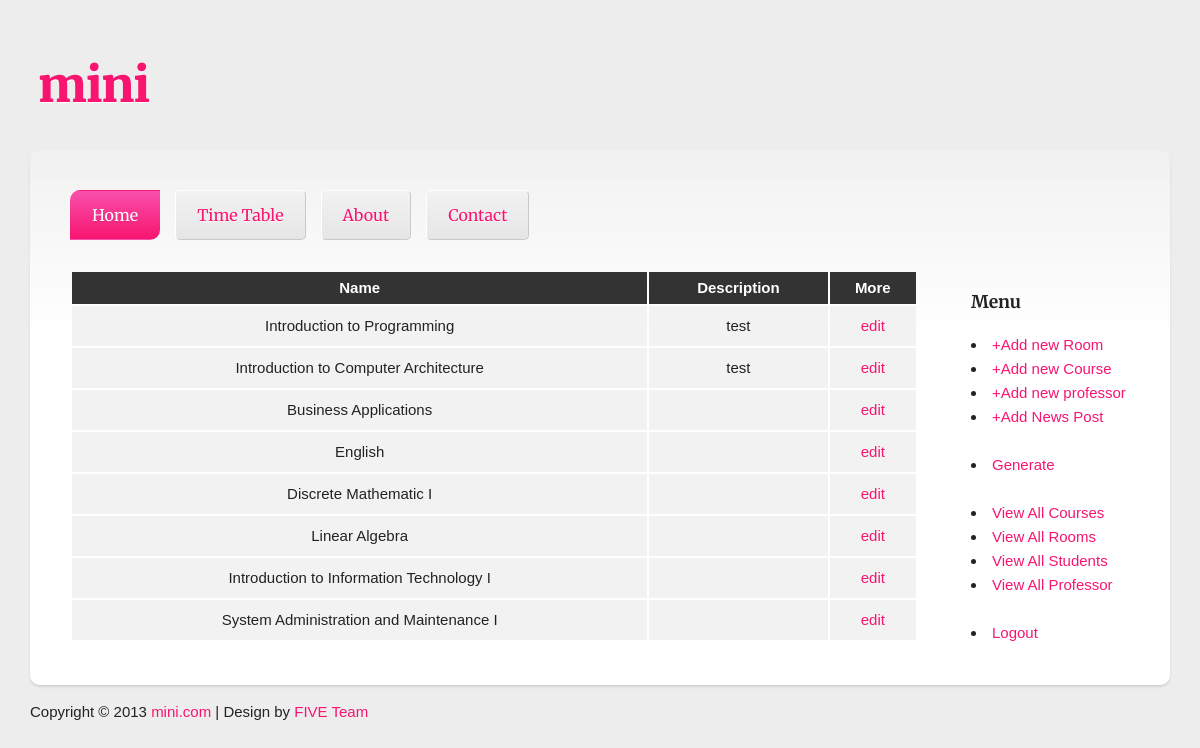
The page /View.php?id=1 on the database its author committed.
### tables this page shows
CREATE TABLE IF NOT EXISTS `courses` (
  `ID` int(11) NOT NULL AUTO_INCREMENT,
  `name` varchar(50) NOT NULL,
  `description` text NOT NULL,
  PRIMARY KEY (`ID`)
);

### www/includes/functions.php (the view, shortened to what this page needs)
<?php
function admin_navigation(){
					$output = "";
					$output .= "<li><a href = 'new_room.php'>+Add new Room </a></li>";
					$output .= "<li><a href = 'new_course.php'>+Add new Course</a></li>";
					$output .= "<li><a href = 'new_professor.php'>+Add new professor</a></li>";
					$output .= "<li><a href = 'new_news.php'>+Add News Post</a></li><br/>";
						$output .= "<li><a href = \"classes/Schedule.php\">Generate</a></li><br/>";
					$output .= "<li><a href = 'View.php?id=1'> View All Courses</a></li>";
					$output .= "<li><a href = 'View.php?id=2'> View All Rooms</a></li>";
					$output .= "<li><a href = 'View.php?id=3'> View All Students</a></li>";
					$output .= "<li><a href = 'View.php?id=4'> View All Professor</a></li><br/>";
					$output .= "<li><a href = 'Logout.php'>Logout </a></li>";
					return $output;
}
function viewtable($table,$headTitle){
	global $connect;
	$query = "SELECT * FROM {$table}";
	$result = mysql_query($query , $connect);
		echo "<table width='100%'>";
		echo "<tbody><tr class='head'>";
		for ($i = 0 ; $i < count($headTitle) ; $i++)
		{
			echo "<th>" .  $headTitle[$i] . "</th>";
		}
		echo "</tr>";
	while(($row = mysql_fetch_array($result)) > 0 ){
		echo "<tr bgcolor='#f2f2f2' >";
		for ($i = 1 ; $i < mysql_num_fields($result) ; $i++)
		{
			echo "<td>";
			echo $row[$i];
			echo "</td>";
		}
		echo "<td>";
		echo "<a href='edit_{$table}.php?{$table}_id={$row[0]}'> edit </a>" ;
		echo "</td>";
		echo "</tr>";
	}
}
?>

### www/stylesheets/table.css (style rules this page uses)
td { padding:8px; text-align:center; }
body { font-family:Arial, Helvetica, sans-serif; font-size:16px; }
th { font-weight:bold; text-align:center; padding:4px; }
.head { background-color:#333; color:#FFFFFF }

### www/stylesheets/style.css (style rules this page uses)
html { font-size: 100%; -webkit-text-size-adjust: 100%; -ms-text-size-adjust: 100%; font-family: "Open Sans", "Helvetica Neue", sans-serif; color: #222222; }
body { margin: 0; font-size: 15px; line-height: 1.6; width: 100%; max-width: 1140px; min-width: 755px; margin: 0 auto; background-color: #ededed; background-image: url(images/bg.png); background-repeat: repeat; background-attachment: fixed; }
a { color: #f71570; text-decoration: none; }
* { -webkit-box-sizing: border-box; -moz-box-sizing: border-box; -ms-box-sizing: border-box; box-sizing: border-box; }

### rows shown on the page
courses: name "Introduction to Programming", description "test"
courses: name "Introduction to Computer Architecture", description "test"
courses: name "Business Applications"
courses: name "English"
courses: name "Discrete Mathematic I"
courses: name "Linear Algebra"
courses: name "Introduction to Information Technology I"
courses: name "System Administration and Maintenance I"

### other values the page prints
$headTitle[$i] "Name"
$headTitle[$i] "Description"
$headTitle[$i] "More"
